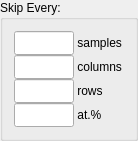
        <widget class="QGroupBox" name="gr_skip">
         <property name="sizePolicy">
          <sizepolicy hsizetype="Fixed" vsizetype="Fixed">
           <horstretch>0</horstretch>
           <verstretch>0</verstretch>
          </sizepolicy>
         </property>
         <property name="minimumSize">
          <size>
           <width>200</width>
           <height>150</height>
          </size>
         </property>
         <property name="maximumSize">
          <size>
           <width>200</width>
           <height>150</height>
          </size>
         </property>
         <property name="title">
          <string>Skip Every:</string>
         </property>
         <layout class="QVBoxLayout" name="verticalLayout_5">
          <property name="spacing">
           <number>0</number>
          </property>
          <property name="sizeConstraint">
           <enum>QLayout::SetFixedSize</enum>
          </property>
          <item>
           <layout class="QHBoxLayout" name="horizontalLayout_9">
            <property name="spacing">
             <number>0</number>
            </property>
            <property name="sizeConstraint">
             <enum>QLayout::SetFixedSize</enum>
            </property>
            <item>
             <widget class="QLineEdit" name="le_sampleskip">
              <property name="sizePolicy">
               <sizepolicy hsizetype="Fixed" vsizetype="Fixed">
                <horstretch>0</horstretch>
                <verstretch>0</verstretch>
               </sizepolicy>
              </property>
              <property name="minimumSize">
               <size>
                <width>60</width>
                <height>24</height>
               </size>
              </property>
              <property name="maximumSize">
               <size>
                <width>60</width>
                <height>24</height>
               </size>
              </property>
             </widget>
            </item>
            <item>
             <widget class="QLabel" name="lb_sampleskip">
              <property name="sizePolicy">
               <sizepolicy hsizetype="Fixed" vsizetype="Fixed">
                <horstretch>0</horstretch>
                <verstretch>0</verstretch>
               </sizepolicy>
              </property>
              <property name="minimumSize">
               <size>
                <width>50</width>
                <height>0</height>
               </size>
              </property>
              <property name="text">
               <string> samples</string>
              </property>
              <property name="alignment">
               <set>Qt::AlignLeading|Qt::AlignLeft|Qt::AlignVCenter</set>
              </property>
             </widget>
            </item>
           </layout>
          </item>
          <item>
           <layout class="QHBoxLayout" name="horizontalLayout_8">
            <property name="spacing">
             <number>0</number>
            </property>
            <property name="sizeConstraint">
             <enum>QLayout::SetFixedSize</enum>
            </property>
            <item>
             <widget class="QLineEdit" name="le_colskip">
              <property name="sizePolicy">
               <sizepolicy hsizetype="Fixed" vsizetype="Fixed">
                <horstretch>0</horstretch>
                <verstretch>0</verstretch>
               </sizepolicy>
              </property>
              <property name="minimumSize">
               <size>
                <width>60</width>
                <height>24</height>
               </size>
              </property>
              <property name="maximumSize">
               <size>
                <width>60</width>
                <height>24</height>
               </size>
              </property>
             </widget>
            </item>
            <item>
             <widget class="QLabel" name="lb_colskip">
              <property name="sizePolicy">
               <sizepolicy hsizetype="Fixed" vsizetype="Fixed">
                <horstretch>0</horstretch>
                <verstretch>0</verstretch>
               </sizepolicy>
              </property>
              <property name="minimumSize">
               <size>
                <width>50</width>
                <height>0</height>
               </size>
              </property>
              <property name="text">
               <string> columns</string>
              </property>
              <property name="alignment">
               <set>Qt::AlignLeading|Qt::AlignLeft|Qt::AlignVCenter</set>
              </property>
             </widget>
            </item>
           </layout>
          </item>
          <item>
           <layout class="QHBoxLayout" name="horizontalLayout_14">
            <property name="spacing">
             <number>0</number>
            </property>
            <property name="sizeConstraint">
             <enum>QLayout::SetFixedSize</enum>
            </property>
            <item>
             <widget class="QLineEdit" name="le_rowskip">
              <property name="sizePolicy">
               <sizepolicy hsizetype="Fixed" vsizetype="Fixed">
                <horstretch>0</horstretch>
                <verstretch>0</verstretch>
               </sizepolicy>
              </property>
              <property name="minimumSize">
               <size>
                <width>60</width>
                <height>24</height>
               </size>
              </property>
              <property name="maximumSize">
               <size>
                <width>60</width>
                <height>24</height>
               </size>
              </property>
             </widget>
            </item>
            <item>
             <widget class="QLabel" name="lb_rowskip">
              <property name="sizePolicy">
               <sizepolicy hsizetype="Fixed" vsizetype="Fixed">
                <horstretch>0</horstretch>
                <verstretch>0</verstretch>
               </sizepolicy>
              </property>
              <property name="minimumSize">
               <size>
                <width>50</width>
                <height>0</height>
               </size>
              </property>
              <property name="text">
               <string> rows</string>
              </property>
              <property name="alignment">
               <set>Qt::AlignLeading|Qt::AlignLeft|Qt::AlignVCenter</set>
              </property>
             </widget>
            </item>
           </layout>
          </item>
          <item>
           <layout class="QHBoxLayout" name="horizontalLayout_10">
            <property name="spacing">
             <number>0</number>
            </property>
            <property name="sizeConstraint">
             <enum>QLayout::SetFixedSize</enum>
            </property>
            <item>
             <widget class="QLineEdit" name="le_atskip">
              <property name="sizePolicy">
               <sizepolicy hsizetype="Fixed" vsizetype="Fixed">
                <horstretch>0</horstretch>
                <verstretch>0</verstretch>
               </sizepolicy>
              </property>
              <property name="minimumSize">
               <size>
                <width>60</width>
                <height>24</height>
               </size>
              </property>
              <property name="maximumSize">
               <size>
                <width>60</width>
                <height>24</height>
               </size>
              </property>
             </widget>
            </item>
            <item>
             <widget class="QLabel" name="lb_atskip">
              <property name="sizePolicy">
               <sizepolicy hsizetype="Fixed" vsizetype="Fixed">
                <horstretch>0</horstretch>
                <verstretch>0</verstretch>
               </sizepolicy>
              </property>
              <property name="minimumSize">
               <size>
                <width>50</width>
                <height>0</height>
               </size>
              </property>
              <property name="text">
               <string> at.%</string>
              </property>
              <property name="alignment">
               <set>Qt::AlignLeading|Qt::AlignLeft|Qt::AlignVCenter</set>
              </property>
             </widget>
            </item>
           </layout>
          </item>
         </layout>
        </widget>
